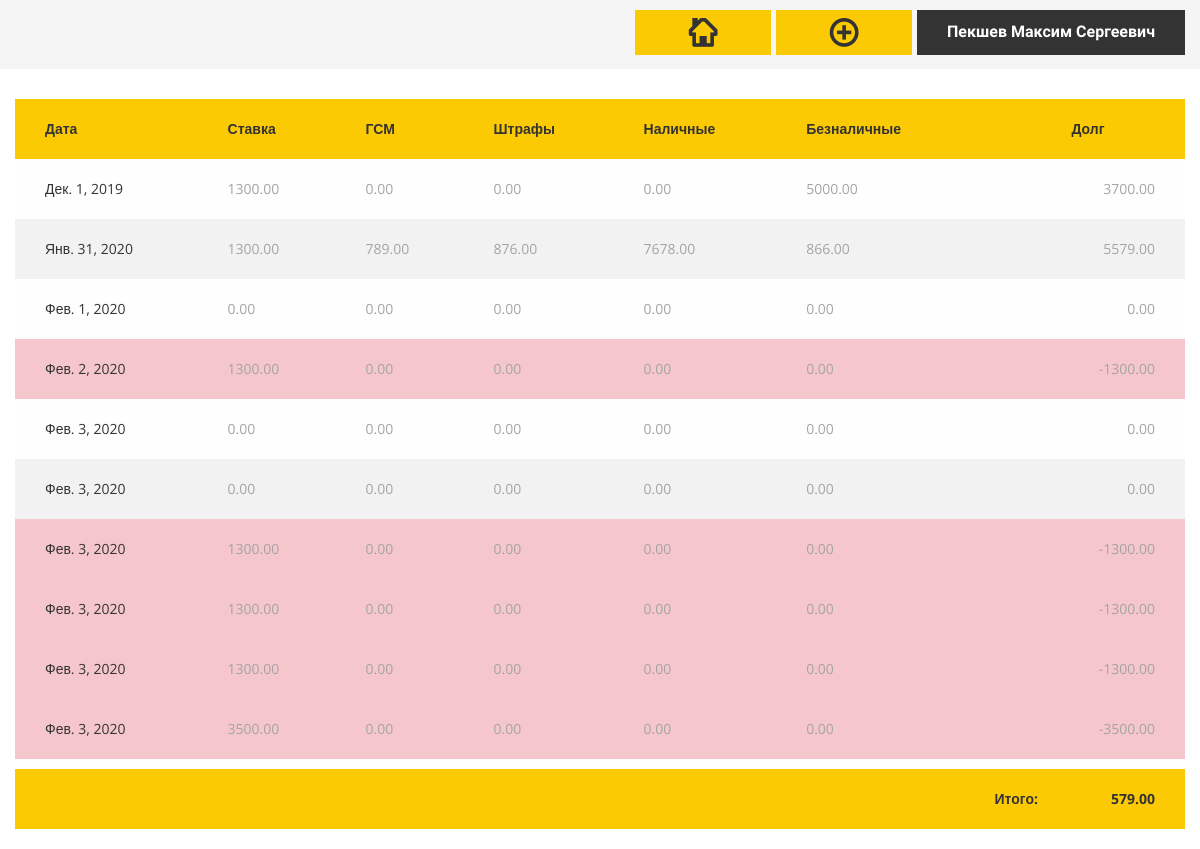
The app's page /driver/1295755861/ with its own data.
### baseapp/models.py (models this page shows, shortened)
class Driver(models.Model):
	first_name		= models.CharField(max_length = 30, verbose_name = 'Имя')
	second_name		= models.CharField(max_length = 30, verbose_name = 'Фамилия')
	third_name		= models.CharField(max_length = 30, verbose_name = 'Отчество', blank=True, null=True)
	driver_license	= models.CharField(max_length = 15, verbose_name = 'Номер В/У', blank=True, null=True, default='')
	car_number		= models.CharField(max_length = 15, verbose_name = 'Номер А/М', blank=True, null=True, default='')
	car_model		= models.CharField(max_length = 30, verbose_name = 'Марка А/М', blank=True, null=True, default='')
	rate			= models.DecimalField(verbose_name = 'Ставка', max_digits=15, decimal_places=2, blank=True, null=True, default=0)
	slug 			= models.SlugField(max_length=10, verbose_name='Url', blank=True, db_index=True)
	debt			= models.DecimalField(verbose_name = 'Долг', max_digits=15, decimal_places=2)
	class Meta:
		verbose_name = 'Водитель'
		verbose_name_plural = 'Водители'

class  Working_day(models.Model):
	driver 		= models.ForeignKey(Driver, on_delete=models.PROTECT)
	date 		= models.DateField('Дата рабочего дня', auto_now_add = False)
	rate		= models.DecimalField(verbose_name = 'Ставка', max_digits=15, decimal_places=2)
	fuel		= models.DecimalField(verbose_name = 'ГСМ', max_digits=15, decimal_places=2)
	penalties	= models.DecimalField(verbose_name = 'Штрафы', max_digits=15, decimal_places=2)
	cash		= models.DecimalField(verbose_name = 'Наличные', max_digits=15, decimal_places=2)
	cashless	= models.DecimalField(verbose_name = 'Безналичные', max_digits=15, decimal_places=2)
	debt_of_day	= models.DecimalField(verbose_name = 'Долг дня', max_digits=15, decimal_places=2)
	slug 		= models.SlugField(max_length=10, verbose_name='Url', blank=True, db_index=True)
	class Meta:
		verbose_name = 'Рабочий день'
		verbose_name_plural = 'Рабочие дни'

### baseapp/views.py (the view)
# urls.py: path('driver/<str:slug>/', 		show_driver, name='show_driver'),
def show_driver(request, slug):
	driver = Driver.objects.get(slug = slug)
	working_days = Working_day.objects.filter(driver = driver).order_by("date")
	context = {
		'working_days': working_days, 'driver': driver,
	}
	return render(request, 'baseapp/driver.html', context)

### baseapp/templates/baseapp/driver.html (shortened to what this page needs)
{% extends 'baseapp/base.html' %}
{% load static %}
{% block content %}
<section class="ls ms ">
	<div class="container-fluid py-2 flex-row ">
		<div class="d-flex flex-row-reverse">
			<div class="py-2 pl-2"><a href="" class="theme_button" data-toggle="modal" data-target="#driverinfo">{{ driver.second_name}} {{ driver.first_name}} {% if driver.third_name %}{{ driver.third_name}}{% endif %}</a></div>
			<div class="py-2 pl-2">
				<a href="" class="theme_button color1" data-toggle="modal" data-target="#new-day"><i class="rt-icon2-add"></i></i></a>
			</div>
			<div class="py-2 pl-2">
				<a href="{% url 'show_index' %}" class="theme_button color1"><i class="rt-icon2-home"></i></a>
			</div>
		</div>
	</div>
  <div class="container col-lg-12">
    <div class="row">
      <div class="col-sm-12">
        <table class="table_template darklinks table-hover">
          <thead class="thead-dark">
            <tr>
			<th>Дата</th>
			<th>Ставка</th>
			<th>ГСМ</th>
			<th>Штрафы</th>
			<th>Наличные</th>
			<th>Безналичные</th>
			<th></th>
			<th>Долг</th>
            </tr>
          </thead>
          <tbody>
          	{% for day in working_days %}
          	{% if day.debt_of_day < 0 %}
          	<tr class="table-danger">
          		{% else %}
          		<tr>
          			{% endif %}
          			<td><a href="" data-toggle="modal" data-target="#id{{day.slug}}">{{ day.date }}</a></td>
          			<td>{{ day.rate }}</td>
          			<td>{{ day.fuel }}</td>
          			<td>{{ day.penalties }}</td>
          			<td>{{ day.cash }}</td>
          			<td>{{ day.cashless }}</td>
          			<td></td>
          			<td style="text-align: right" >{{ day.debt_of_day }}</td>
          		</tr>
          		{% endfor %}
          </tbody>
        </table>
        <table class="table_template darklinks table-hover">
          <thead class="thead-dark">
            <tr>
			<th style="text-align: right" width="90%">Итого:</th>
			<th style="text-align: right">{{ driver.debt }}</th>
            </tr>
          </thead>
        </table>
      </div>
    </div>
  </div>
</section>
{% endblock %}

### records on screen
Driver: second_name "Пекшев", first_name "Максим", third_name "Сергеевич", debt "579.00"
Working_day: date "Дек. 1, 2019", rate "1300.00", fuel "0.00", penalties "0.00", cash "0.00", cashless "5000.00", debt_of_day "3700.00"
Working_day: date "Янв. 31, 2020", rate "1300.00", fuel "789.00", penalties "876.00", cash "7678.00", cashless "866.00", debt_of_day "5579.00"
Working_day: date "Фев. 1, 2020", rate "0.00", fuel "0.00", penalties "0.00", cash "0.00", cashless "0.00", debt_of_day "0.00"
Working_day: date "Фев. 2, 2020", rate "1300.00", fuel "0.00", penalties "0.00", cash "0.00", cashless "0.00", debt_of_day "-1300.00"
Working_day: date "Фев. 3, 2020", rate "0.00", fuel "0.00", penalties "0.00", cash "0.00", cashless "0.00", debt_of_day "0.00"
Working_day: date "Фев. 3, 2020", rate "0.00", fuel "0.00", penalties "0.00", cash "0.00", cashless "0.00", debt_of_day "0.00"
Working_day: date "Фев. 3, 2020", rate "1300.00", fuel "0.00", penalties "0.00", cash "0.00", cashless "0.00", debt_of_day "-1300.00"
Working_day: date "Фев. 3, 2020", rate "1300.00", fuel "0.00", penalties "0.00", cash "0.00", cashless "0.00", debt_of_day "-1300.00"
Working_day: date "Фев. 3, 2020", rate "1300.00", fuel "0.00", penalties "0.00", cash "0.00", cashless "0.00", debt_of_day "-1300.00"
Working_day: date "Фев. 3, 2020", rate "3500.00", fuel "0.00", penalties "0.00", cash "0.00", cashless "0.00", debt_of_day "-3500.00"
